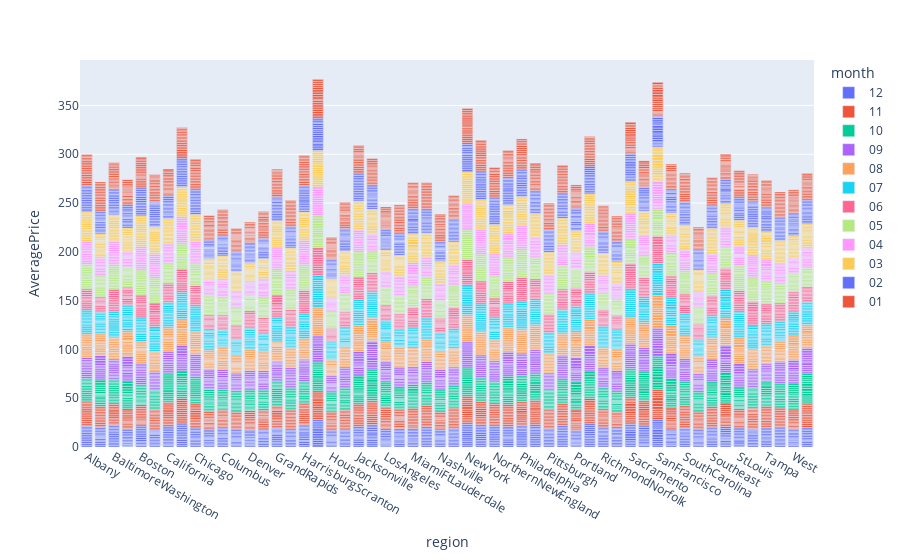

The notebook cell this image was saved under:
### Markdown cell above
#### The monthly average price of organic avocado in different region

### Code cell
organic_df = df.loc[(df['type'] == 'organic')]
fig = px.bar(data_frame=organic_df, x='region', y='AveragePrice', color="month")
fig.show()

### Figure 1 — Plotly figure (JSON) as saved in the notebook; plotly's stock layout.template omitted (floating-point values rounded to 4 significant figures; data arrays with more than 128 entries replaced by an {"elided": "..."} marker saying what was removed)
{"data": [{"alignmentgroup": "True", "hovertemplate": "month=12<br>region=%{x}<br>AveragePrice=%{y}<extra></extra>", "legendgroup": "12", "marker": {"color": "#636efa", "pattern": {"shape": ""}}, "name": "12", "offsetgroup": "12", "orientation": "v", "showlegend": true, "textposition": "auto", "type": "bar", "x": {"elided": "701 str values"}, "xaxis": "x", "y": {"elided": "701 float values"}, "yaxis": "y"}, {"alignmentgroup": "True", "hovertemplate": "month=11<br>region=%{x}<br>AveragePrice=%{y}<extra></extra>", "legendgroup": "11", "marker": {"color": "#EF553B", "pattern": {"shape": ""}}, "name": "11", "offsetgroup": "11", "orientation": "v", "showlegend": true, "textposition": "auto", "type": "bar", "x": {"elided": "702 str values"}, "xaxis": "x", "y": {"elided": "702 float values"}, "yaxis": "y"}, {"alignmentgroup": "True", "hovertemplate": "month=10<br>region=%{x}<br>AveragePrice=%{y}<extra></extra>", "legendgroup": "10", "marker": {"color": "#00cc96", "pattern": {"shape": ""}}, "name": "10", "offsetgroup": "10", "orientation": "v", "showlegend": true, "textposition": "auto", "type": "bar", "x": {"elided": "756 str values"}, "xaxis": "x", "y": {"elided": "756 float values"}, "yaxis": "y"}, {"alignmentgroup": "True", "hovertemplate": "month=09<br>region=%{x}<br>AveragePrice=%{y}<extra></extra>", "legendgroup": "09", "marker": {"color": "#ab63fa", "pattern": {"shape": ""}}, "name": "09", "offsetgroup": "09", "orientation": "v", "showlegend": true, "textposition": "auto", "type": "bar", "x": {"elided": "648 str values"}, "xaxis": "x", "y": {"elided": "648 float values"}, "yaxis": "y"}, {"alignmentgroup": "True", "hovertemplate": "month=08<br>region=%{x}<br>AveragePrice=%{y}<extra></extra>", "legendgroup": "08", "marker": {"color": "#FFA15A", "pattern": {"shape": ""}}, "name": "08", "offsetgroup": "08", "orientation": "v", "showlegend": true, "textposition": "auto", "type": "bar", "x": {"elided": "702 str values"}, "xaxis": "x", "y": {"elided": "702 float values"}, "yaxis": "y"}, {"alignmentgroup": "True", "hovertemplate": "month=07<br>region=%{x}<br>AveragePrice=%{y}<extra></extra>", "legendgroup": "07", "marker": {"color": "#19d3f3", "pattern": {"shape": ""}}, "name": "07", "offsetgroup": "07", "orientation": "v", "showlegend": true, "textposition": "auto", "type": "bar", "x": {"elided": "756 str values"}, "xaxis": "x", "y": {"elided": "756 float values"}, "yaxis": "y"}, {"alignmentgroup": "True", "hovertemplate": "month=06<br>region=%{x}<br>AveragePrice=%{y}<extra></extra>", "legendgroup": "06", "marker": {"color": "#FF6692", "pattern": {"shape": ""}}, "name": "06", "offsetgroup": "06", "orientation": "v", "showlegend": true, "textposition": "auto", "type": "bar", "x": {"elided": "646 str values"}, "xaxis": "x", "y": {"elided": "646 float values"}, "yaxis": "y"}, {"alignmentgroup": "True", "hovertemplate": "month=05<br>region=%{x}<br>AveragePrice=%{y}<extra></extra>", "legendgroup": "05", "marker": {"color": "#B6E880", "pattern": {"shape": ""}}, "name": "05", "offsetgroup": "05", "orientation": "v", "showlegend": true, "textposition": "auto", "type": "bar", "x": {"elided": "756 str values"}, "xaxis": "x", "y": {"elided": "756 float values"}, "yaxis": "y"}, {"alignmentgroup": "True", "hovertemplate": "month=04<br>region=%{x}<br>AveragePrice=%{y}<extra></extra>", "legendgroup": "04", "marker": {"color": "#FF97FF", "pattern": {"shape": ""}}, "name": "04", "offsetgroup": "04", "orientation": "v", "showlegend": true, "textposition": "auto", "type": "bar", "x": {"elided": "702 str values"}, "xaxis": "x", "y": {"elided": "702 float values"}, "yaxis": "y"}, {"alignmentgroup": "True", "hovertemplate": "month=03<br>region=%{x}<br>AveragePrice=%{y}<extra></extra>", "legendgroup": "03", "marker": {"color": "#FECB52", "pattern": {"shape": ""}}, "name": "03", "offsetgroup": "03", "orientation": "v", "showlegend": true, "textposition": "auto", "type": "bar", "x": {"elided": "918 str values"}, "xaxis": "x", "y": {"elided": "918 float values"}, "yaxis": "y"}, {"alignmentgroup": "True", "hovertemplate": "month=02<br>region=%{x}<br>AveragePrice=%{y}<extra></extra>", "legendgroup": "02", "marker": {"color": "#636efa", "pattern": {"shape": ""}}, "name": "02", "offsetgroup": "02", "orientation": "v", "showlegend": true, "textposition": "auto", "type": "bar", "x": {"elided": "864 str values"}, "xaxis": "x", "y": {"elided": "864 float values"}, "yaxis": "y"}, {"alignmentgroup": "True", "hovertemplate": "month=01<br>region=%{x}<br>AveragePrice=%{y}<extra></extra>", "legendgroup": "01", "marker": {"color": "#EF553B", "pattern": {"shape": ""}}, "name": "01", "offsetgroup": "01", "orientation": "v", "showlegend": true, "textposition": "auto", "type": "bar", "x": {"elided": "972 str values"}, "xaxis": "x", "y": {"elided": "972 float values"}, "yaxis": "y"}], "layout": {"barmode": "relative", "legend": {"title": {"text": "month"}, "tracegroupgap": 0}, "margin": {"t": 60}, "xaxis": {"anchor": "y", "domain": [0, 1], "title": {"text": "region"}}, "yaxis": {"anchor": "x", "domain": [0, 1], "title": {"text": "AveragePrice"}}}}
